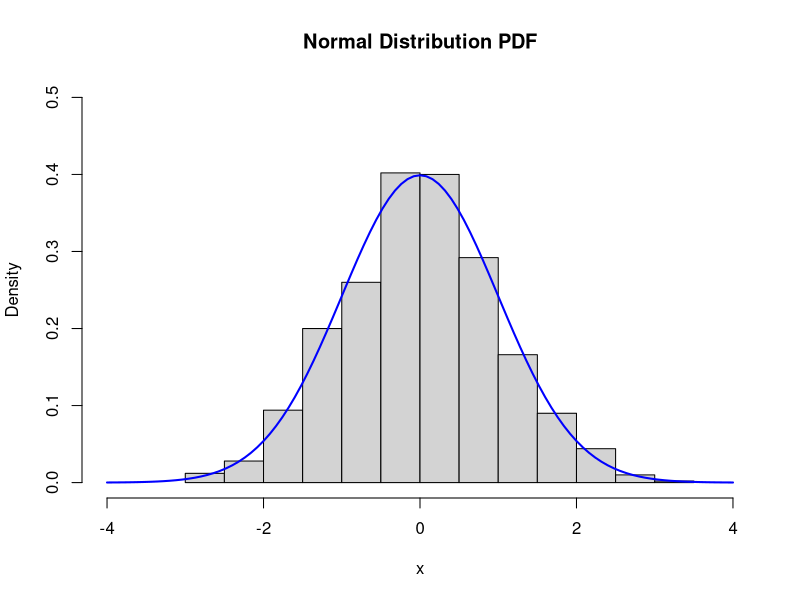
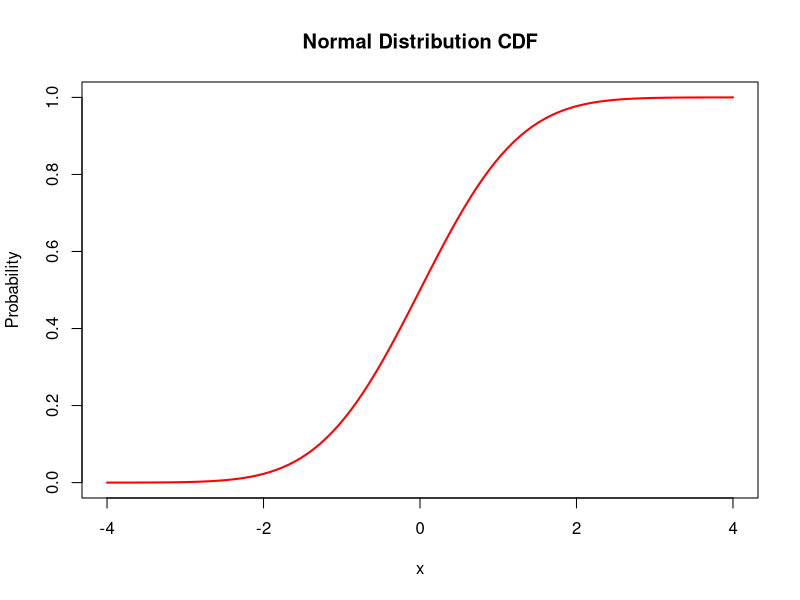
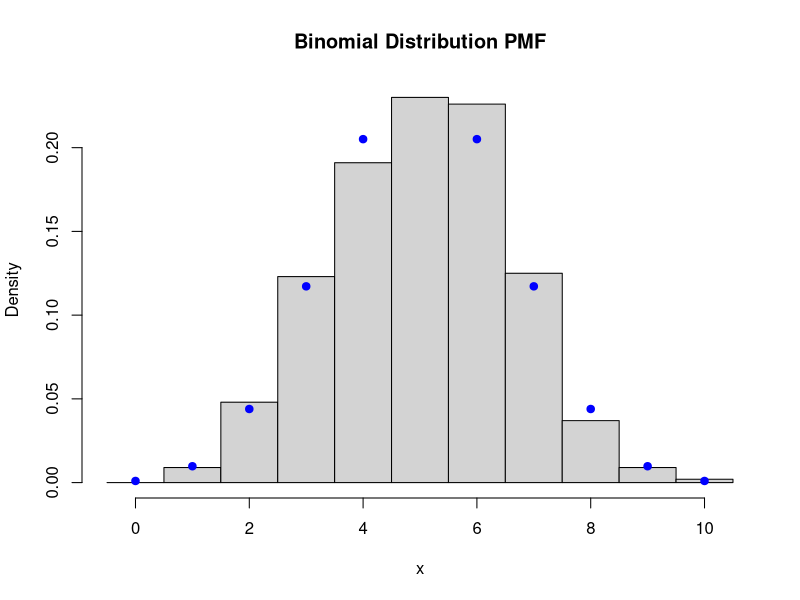
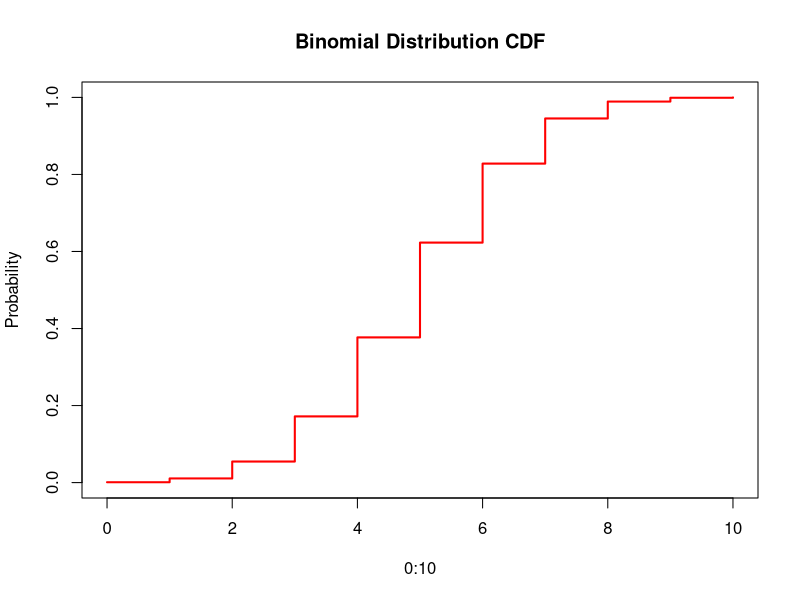
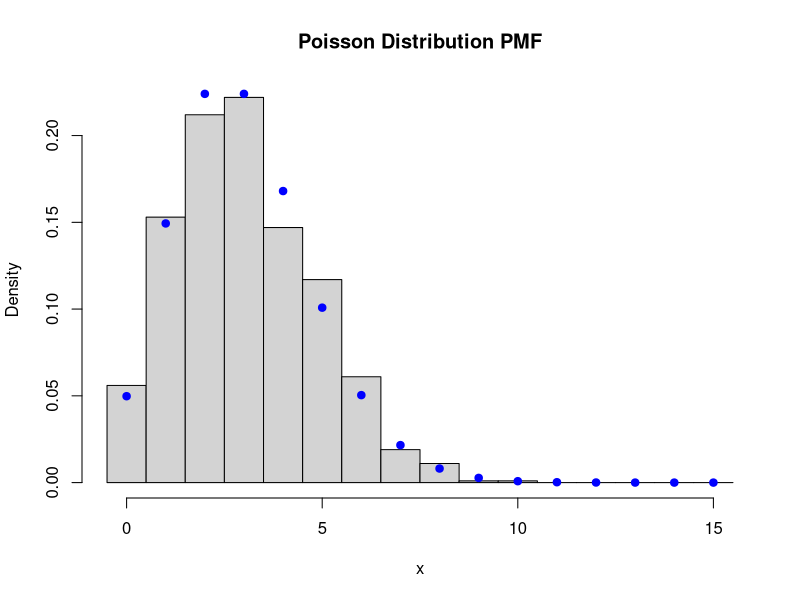
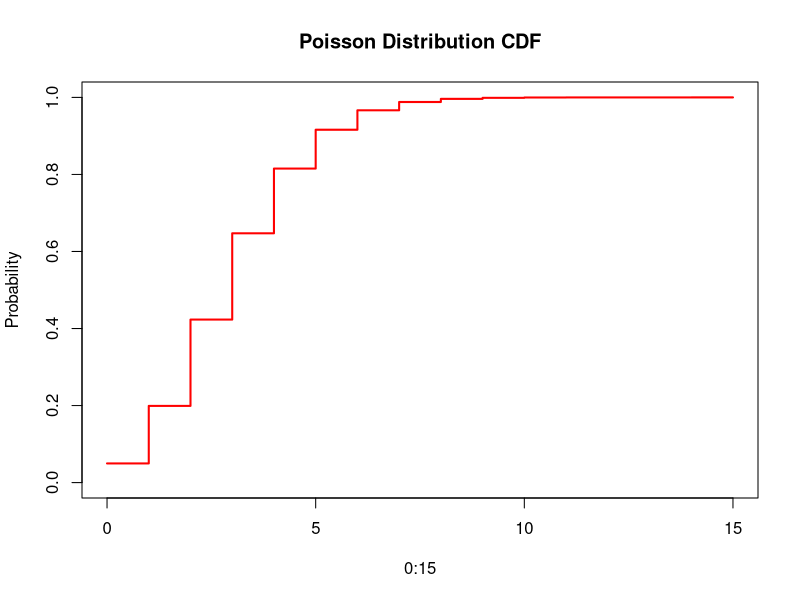
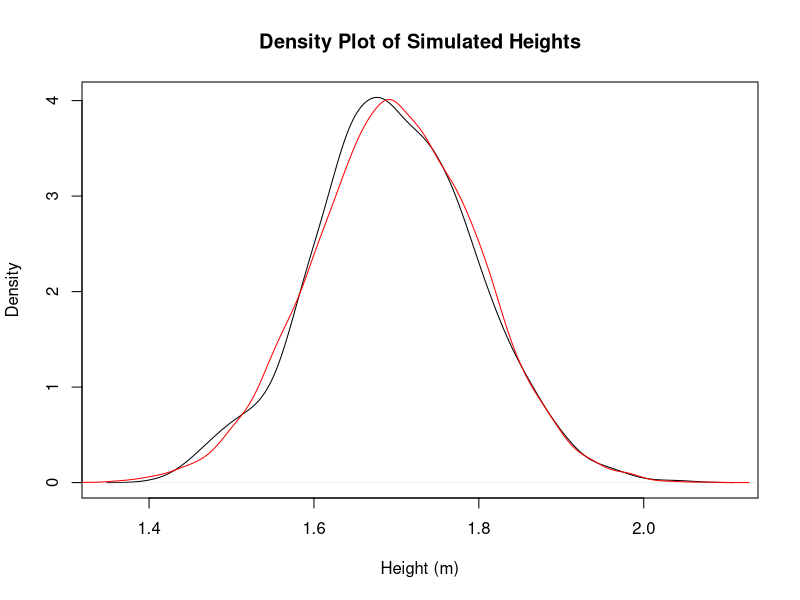

Generate these figures, in order, with R:
vector <- c(1, 2, 3, 4, 5, 6)
random_sample <- sample(vector, size = 3)  
print(random_sample)

random_uniform <- runif(n = 5, min = 0, max = 1)  
print(random_uniform)

# Set the seed for reproducibility
set.seed(123)

# Generate random numbers from a normal distribution
random_numbers <- rnorm(100, mean = 0, sd = 1)  # Generate 100 random numbers with mean 0 and standard deviation 1

# Count occurrences of each value
occurrences <- table(random_numbers)

# Display the results
print(occurrences)

random_vector <- sample(-50:50, 10, replace = TRUE)
print(random_vector)


set.seed(123)
prob_heads <- 0.7  
prob_tails <- 1 - prob_heads 

coin_outcomes <- c("Heads", "Tails") 
biased_coin_sample <- sample(coin_outcomes, 10, replace = TRUE, prob = c(prob_heads, prob_tails))

print(biased_coin_sample)



set.seed(123)
num_simulations <- 10000
dice_outcomes <- sample(1:6, num_simulations, replace = TRUE)
mean_value <- mean(dice_outcomes)
std_dev <- sd(dice_outcomes)
print(paste("Arithmetic Mean:", mean_value))
print(paste("Standard Deviation:", std_dev))

set.seed(123)
lottery_numbers <- sample(1:49, 6, replace = FALSE) 
superzahl <- sample(0:9, 1, replace = FALSE) 
print("Lottery Numbers (6 aus 49):")
print(lottery_numbers)
print(paste("Superzahl:", superzahl))

population <- c(1, 2, 3, 4, 5, 6)
sample_space <- combn(population, 3)
print(sample_space)



x <- rnorm(1000)


hist(x, freq = FALSE, xlim = c(-4, 4), ylim = c(0, 0.5), main = "Normal Distribution PDF")
curve(dnorm(x, mean = 0, sd = 1), add = TRUE, col = "blue", lwd = 2)


curve(pnorm(x, mean = 0, sd = 1), from = -4, to = 4, col = "red", lwd = 2, ylab = "Probability", main = "Normal Distribution CDF")



x <- rbinom(1000, size = 10, prob = 0.5)


hist(x, freq = FALSE, breaks = seq(-0.5, 10.5, by = 1), main = "Binomial Distribution PMF")
points(0:10, dbinom(0:10, size = 10, prob = 0.5), col = "blue", pch = 19)


plot(0:10, pbinom(0:10, size = 10, prob = 0.5), type = "s", col = "red", lwd = 2, ylim = c(0, 1), ylab = "Probability", main = "Binomial Distribution CDF")

x <- rpois(1000, lambda = 3)
hist(x, freq = FALSE, breaks = seq(-0.5, 15.5, by = 1), main = "Poisson Distribution PMF")
points(0:15, dpois(0:15, lambda = 3), col = "blue", pch = 19)
plot(0:15, ppois(0:15, lambda = 3), type = "s", col = "red", lwd = 2, ylim = c(0, 1), ylab = "Probability", main = "Poisson Distribution CDF")


prob_i <- pnorm(27.5, mean = 22, sd = sqrt(25)) - pnorm(16.2, mean = 22, sd = sqrt(25))
prob_i


prob_ii <- 1 - pnorm(29, mean = 22, sd = sqrt(25))
prob_ii


prob_iii <- pnorm(17, mean = 22, sd = sqrt(25))
prob_iii


prob_iv <- pnorm(15, mean = 22, sd = sqrt(25), lower.tail = TRUE) + pnorm(25, mean = 22, sd = sqrt(25), lower.tail = FALSE)
prob_iv

prob_i <- sum(dbinom(c(20, 25, 30), size = 60, prob = 0.5))
prob_i

prob_ii <- pbinom(19, size = 60, prob = 0.5)
prob_ii

prob_iii <- sum(dbinom(20:30, size = 60, prob = 0.5))
prob_iii


prob_i <- ppois(4, lambda = 7)
prob_i

prob_ii <- 1 - ppois(10, lambda = 7)
prob_ii
prob_iii <- ppois(16, lambda = 7, lower.tail = TRUE) - ppois(3, lambda = 7, lower.tail = TRUE)
prob_iii


# Simulate normal distribution values with mean 1.70 and standard deviation 0.1 for 1000 people
heights <- rnorm(1000, mean = 1.70, sd = 0.1)

# Plot the density of the simulated values
plot(density(heights), main = "Density Plot of Simulated Heights", xlab = "Height (m)", ylab = "Density")

# Generate 10000 values with the same mean and standard deviation
heights_new <- rnorm(10000, mean = 1.70, sd = 0.1)

# Overlay the density plot of the new values on top of the previous plot in red
lines(density(heights_new), col = "red")


prob_10_sixes <- dbinom(10, size = 100, prob = 1/6)
prob_10_sixes

prob_10_or_fewer_sixes <- pbinom(10, size = 100, prob = 1/6)
prob_10_or_fewer_sixes



simulations <- replicate(1000, sum(sample(1:6, size = 100, replace = TRUE) == 6))
emp_distribution <- table(simulations) / 1000
emp_distribution
simulations <- replicate(1000000, sum(sample(1:6, size = 100, replace = TRUE) == 6))
empirical_distribution <- table(simulations) / 1000000
empirical_distribution

# Set the seed
set.seed(1)

# Generate 10 unfair coin tosses with probability of success (heads) 0.3
coin_tosses <- rbinom(10, size = 1, prob = 0.3)

# Print the results
coin_tosses

set.seed(1)
toss_result <- rbinom(10, size = 1, prob = 0.3)
toss_result



set.seed(123)
heights <- rnorm(100, mean = 1.70, sd = 0.1)

# Calculate the probability of being smaller or equal to 1.90m
prob <- 1 - pnorm(1.90, mean = 1.70, sd = 0.1)

# Print the result
prob
# Calculate the probability of being taller or equal to 1.60m
prob2 <- pnorm(1.60, mean = 1.70, sd = 0.1, lower.tail = FALSE)

prob2
